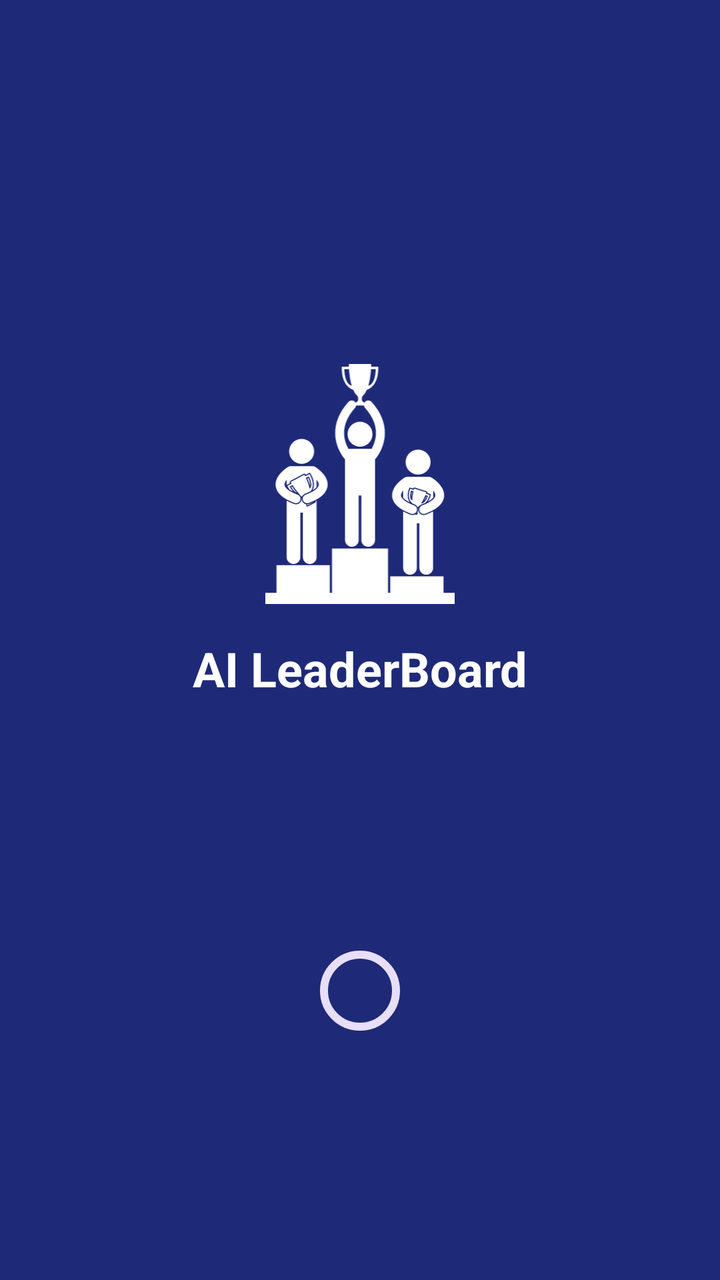
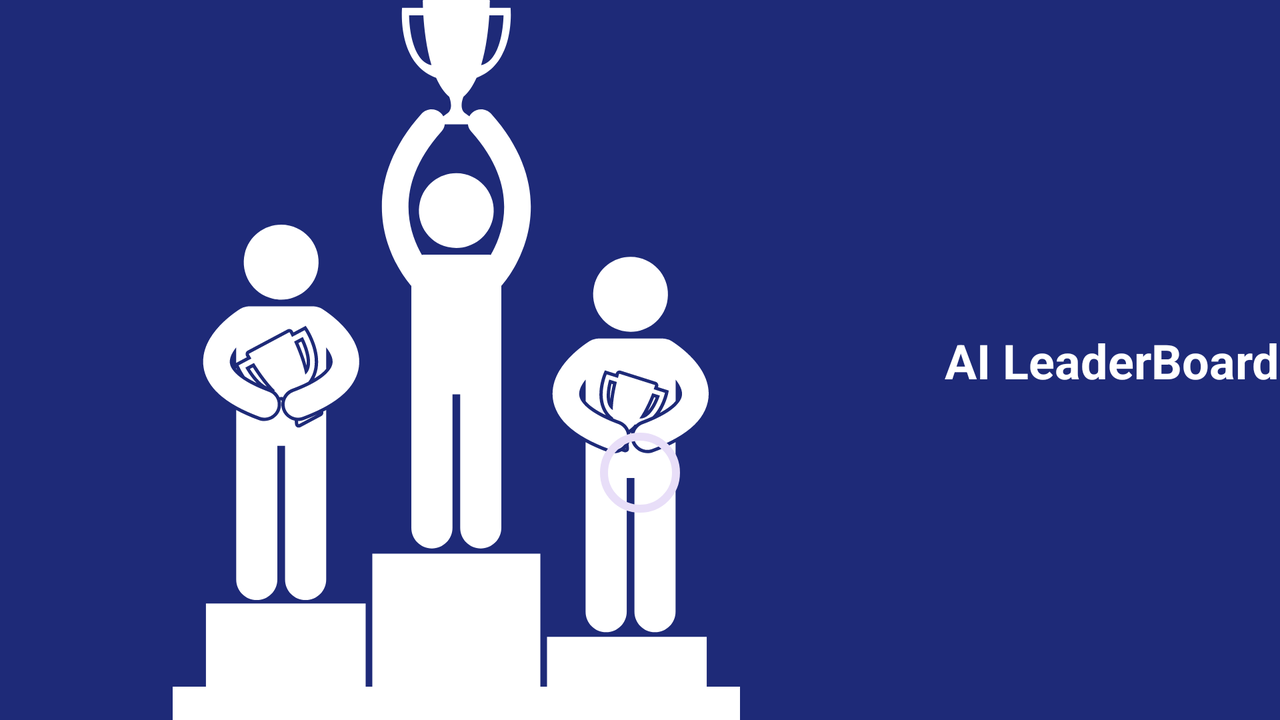

Compare how this app lays out the same screen by default and in its alternative resource folder. The renders come first, then the two layout files and the values they reference.
<!-- AndroidManifest.xml: application theme Theme.LeaderBoard -->
<!-- res/layout/fragment_splash.xml -->
<?xml version="1.0" encoding="utf-8"?>
<layout xmlns:android="http://schemas.android.com/apk/res/android"
    xmlns:app="http://schemas.android.com/apk/res-auto">
    
    <data>

        <import type="android.view.View"/>
        
        <variable
            name="viewModel"
            type="com.sixD.leaderboard.ui.splash.SplashViewModel" />
        
    </data>

    <androidx.constraintlayout.widget.ConstraintLayout
        android:layout_width="match_parent"
        android:layout_height="match_parent"
        android:background="@color/background_color">

        <ImageView
            android:id="@+id/iv_logo"
            android:layout_width="@dimen/_120sdp"
            android:layout_height="@dimen/_120sdp"
            android:contentDescription="@string/app_name"
            android:src="@drawable/icon_splash"
            app:layout_constraintBottom_toBottomOf="parent"
            app:layout_constraintEnd_toEndOf="parent" 
            app:layout_constraintStart_toStartOf="parent"
            app:layout_constraintTop_toTopOf="parent"
            app:layout_constraintVertical_bias="0.35" />

        <TextView
            android:id="@+id/tv_app_name"
            android:layout_width="wrap_content"
            android:layout_height="wrap_content"
            android:layout_marginTop="@dimen/_16sdp"
            android:text="@string/app_name"
            android:textColor="@android:color/white"
            android:textSize="@dimen/_24ssp"
            android:textStyle="bold"
            app:layout_constraintEnd_toEndOf="parent"
            app:layout_constraintStart_toStartOf="parent"
            app:layout_constraintTop_toBottomOf="@id/iv_logo" />

        <com.google.android.material.progressindicator.CircularProgressIndicator
            android:layout_width="@dimen/_32sdp"
            android:layout_height="0dp"
            android:visibility="@{viewModel.isProgressVisible ? View.VISIBLE : View.GONE}"
            app:layout_constraintBottom_toBottomOf="parent"
            app:layout_constraintDimensionRatio="1:1"
            app:layout_constraintEnd_toEndOf="parent"
            app:layout_constraintStart_toStartOf="parent"
            app:layout_constraintTop_toBottomOf="@+id/tv_app_name" />

    </androidx.constraintlayout.widget.ConstraintLayout>

</layout>
<!-- resources referenced by this layout -->
<resources>
  <color name="background_color">#1E2A78</color>
  <dimen name="_120sdp">120dp</dimen>
  <dimen name="_16sdp">16dp</dimen>
  <dimen name="_24ssp">24sp</dimen>
  <dimen name="_32sdp">32dp</dimen>
  <!-- drawable icon_splash: vector/xml drawable (drawable, 12789 chars, omitted) -->
  <string name="app_name">AI LeaderBoard</string>
  <style name="Theme.LeaderBoard" parent="Theme.Material3.DayNight.NoActionBar">
          
          <item name="colorPrimary">@color/purple_200</item>
          <item name="colorPrimaryVariant">@color/purple_700</item>
          <item name="colorOnPrimary">@color/black</item>
          
          <item name="colorSecondary">@color/teal_200</item>
          <item name="colorSecondaryVariant">@color/teal_200</item>
          <item name="colorOnSecondary">@color/black</item>
          
  
          <item name="android:statusBarColor">@android:color/transparent</item>
  
          <item name="android:windowLightStatusBar">true</item>
  
          <item name="android:windowDrawsSystemBarBackgrounds">true</item>
          
      </style>
  <color name="purple_200">#FFBB86FC</color>
  <color name="purple_700">#FF3700B3</color>
  <color name="black">#FF000000</color>
  <color name="teal_200">#FF03DAC5</color>
</resources>
<!-- res/layout-land/fragment_splash.xml (the repository's variant of the layout above) -->
<!-- drawn on the phone turned sideways -->
<?xml version="1.0" encoding="utf-8"?>
<layout xmlns:android="http://schemas.android.com/apk/res/android"
    xmlns:app="http://schemas.android.com/apk/res-auto">

    <data>
        <import type="android.view.View" />
        <variable
            name="viewModel"
            type="com.sixD.leaderboard.ui.splash.SplashViewModel" />
    </data>

    <androidx.constraintlayout.widget.ConstraintLayout
        android:layout_width="match_parent"
        android:layout_height="match_parent"
        android:background="@color/background_color">

        <ImageView
            android:id="@+id/iv_logo"
            android:layout_width="@dimen/_80sdp"
            android:layout_height="@dimen/_80sdp"
            android:contentDescription="@string/app_name"
            android:src="@drawable/icon_splash"
            app:layout_constraintBottom_toBottomOf="parent"
            app:layout_constraintEnd_toStartOf="@+id/tv_app_name"
            app:layout_constraintHorizontal_chainStyle="packed"
            app:layout_constraintStart_toStartOf="parent"
            app:layout_constraintTop_toTopOf="parent" />

        <TextView
            android:id="@+id/tv_app_name"
            android:layout_width="wrap_content"
            android:layout_height="wrap_content"
            android:layout_marginStart="@dimen/_16sdp"
            android:text="@string/app_name"
            android:textColor="@android:color/white"
            android:textSize="@dimen/_24ssp"
            android:textStyle="bold"
            app:layout_constraintBottom_toBottomOf="@id/iv_logo"
            app:layout_constraintEnd_toEndOf="parent"
            app:layout_constraintStart_toEndOf="@id/iv_logo"
            app:layout_constraintTop_toTopOf="@id/iv_logo" />

        <com.google.android.material.progressindicator.CircularProgressIndicator
            android:layout_width="@dimen/_32sdp"
            android:layout_height="@dimen/_32sdp"
            android:layout_marginTop="@dimen/_16sdp"
            android:visibility="@{viewModel.isProgressVisible ? View.VISIBLE : View.GONE}"
            app:layout_constraintEnd_toEndOf="parent"
            app:layout_constraintStart_toStartOf="parent"
            app:layout_constraintTop_toBottomOf="@+id/tv_app_name" />

    </androidx.constraintlayout.widget.ConstraintLayout>

</layout>
<!-- resources referenced by the variant -->
<!-- as the phone turned sideways resolves them -->
<resources>
  <color name="background_color">#1E2A78</color>
  <dimen name="_16sdp">16dp</dimen>
  <dimen name="_24ssp">24sp</dimen>
  <dimen name="_32sdp">32dp</dimen>
  <!-- drawable icon_splash: vector/xml drawable (drawable, 12789 chars, omitted) -->
  <string name="app_name">AI LeaderBoard</string>
  <style name="Theme.LeaderBoard" parent="Theme.Material3.DayNight.NoActionBar">
          
          <item name="colorPrimary">@color/purple_200</item>
          <item name="colorPrimaryVariant">@color/purple_700</item>
          <item name="colorOnPrimary">@color/black</item>
          
          <item name="colorSecondary">@color/teal_200</item>
          <item name="colorSecondaryVariant">@color/teal_200</item>
          <item name="colorOnSecondary">@color/black</item>
          
  
          <item name="android:statusBarColor">@android:color/transparent</item>
  
          <item name="android:windowLightStatusBar">true</item>
  
          <item name="android:windowDrawsSystemBarBackgrounds">true</item>
          
      </style>
  <color name="purple_200">#FFBB86FC</color>
  <color name="purple_700">#FF3700B3</color>
  <color name="black">#FF000000</color>
  <color name="teal_200">#FF03DAC5</color>
</resources>
